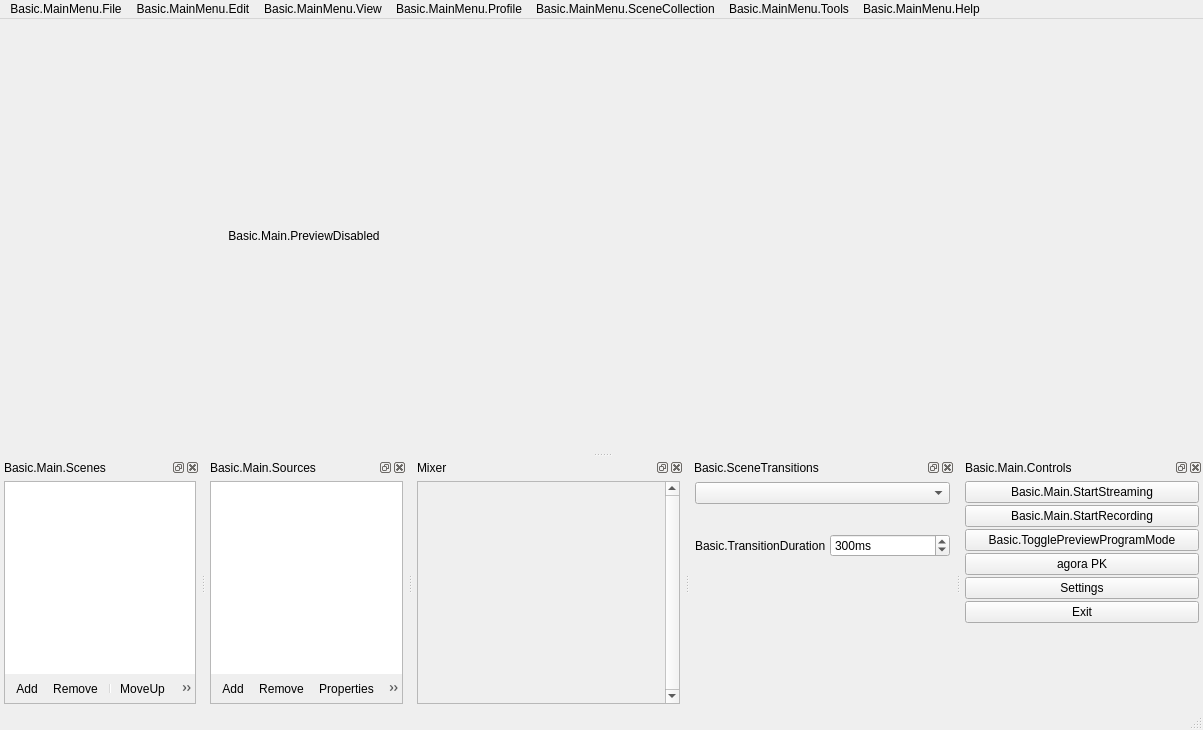
<?xml version="1.0" encoding="UTF-8"?>
<ui version="4.0">
 <author>Jim</author>
 <class>OBSBasic</class>
 <widget class="QMainWindow" name="OBSBasic">
  <property name="geometry">
   <rect>
    <x>0</x>
    <y>0</y>
    <width>1203</width>
    <height>730</height>
   </rect>
  </property>
  <property name="sizePolicy">
   <sizepolicy hsizetype="Minimum" vsizetype="Minimum">
    <horstretch>0</horstretch>
    <verstretch>0</verstretch>
   </sizepolicy>
  </property>
  <property name="minimumSize">
   <size>
    <width>0</width>
    <height>0</height>
   </size>
  </property>
  <property name="windowTitle">
   <string>.MainWindow</string>
  </property>
  <property name="windowIcon">
   <iconset resource="obs.qrc">
    <normaloff>:/res/images/obs.png</normaloff>:/res/images/obs.png</iconset>
  </property>
  <property name="styleSheet">
   <string notr="true"/>
  </property>
  <widget class="QWidget" name="centralwidget">
   <layout class="QVBoxLayout" name="verticalLayout">
    <item>
     <layout class="QHBoxLayout" name="horizontalLayout_2">
      <item>
       <widget class="QLabel" name="previewDisabledLabel">
        <property name="sizePolicy">
         <sizepolicy hsizetype="Expanding" vsizetype="Expanding">
          <horstretch>0</horstretch>
          <verstretch>0</verstretch>
         </sizepolicy>
        </property>
        <property name="contextMenuPolicy">
         <enum>Qt::CustomContextMenu</enum>
        </property>
        <property name="text">
         <string>Basic.Main.PreviewDisabled</string>
        </property>
        <property name="alignment">
         <set>Qt::AlignCenter</set>
        </property>
       </widget>
      </item>
      <item>
       <layout class="QHBoxLayout" name="previewLayout">
        <property name="spacing">
         <number>2</number>
        </property>
        <item>
         <layout class="QVBoxLayout" name="previewTextLayout">
          <property name="spacing">
           <number>4</number>
          </property>
          <item>
           <widget class="OBSBasicPreview" name="preview" native="true">
            <property name="sizePolicy">
             <sizepolicy hsizetype="Expanding" vsizetype="Expanding">
              <horstretch>0</horstretch>
              <verstretch>0</verstretch>
             </sizepolicy>
            </property>
            <property name="minimumSize">
             <size>
              <width>32</width>
              <height>32</height>
             </size>
            </property>
            <property name="focusPolicy">
             <enum>Qt::ClickFocus</enum>
            </property>
            <property name="contextMenuPolicy">
             <enum>Qt::CustomContextMenu</enum>
            </property>
            <addaction name="actionRemoveSource"/>
           </widget>
          </item>
         </layout>
        </item>
       </layout>
      </item>
     </layout>
    </item>
   </layout>
  </widget>
  <widget class="QMenuBar" name="menubar">
   <property name="geometry">
    <rect>
     <x>0</x>
     <y>0</y>
     <width>1203</width>
     <height>30</height>
    </rect>
   </property>
   <widget class="QMenu" name="menu_File">
    <property name="title">
     <string>Basic.MainMenu.File</string>
    </property>
    <addaction name="actionShow_Recordings"/>
    <addaction name="actionRemux"/>
    <addaction name="separator"/>
    <addaction name="action_Settings"/>
    <addaction name="actionShowSettingsFolder"/>
    <addaction name="actionShowProfileFolder"/>
    <addaction name="separator"/>
    <addaction name="actionAlwaysOnTop"/>
    <addaction name="separator"/>
    <addaction name="actionE_xit"/>
   </widget>
   <widget class="QMenu" name="menuBasic_MainMenu_Help">
    <property name="title">
     <string>Basic.MainMenu.Help</string>
    </property>
    <widget class="QMenu" name="menuLogFiles">
     <property name="title">
      <string>Basic.MainMenu.Help.Logs</string>
     </property>
     <addaction name="actionShowLogs"/>
     <addaction name="actionUploadCurrentLog"/>
     <addaction name="actionUploadLastLog"/>
     <addaction name="actionViewCurrentLog"/>
    </widget>
    <addaction name="actionHelpPortal"/>
    <addaction name="actionWebsite"/>
    <addaction name="separator"/>
    <addaction name="menuLogFiles"/>
    <addaction name="actionCheckForUpdates"/>
   </widget>
   <widget class="QMenu" name="menuBasic_MainMenu_Edit">
    <property name="title">
     <string>Basic.MainMenu.Edit</string>
    </property>
    <widget class="QMenu" name="transformMenu">
     <property name="title">
      <string>Basic.MainMenu.Edit.Transform</string>
     </property>
     <addaction name="actionEditTransform"/>
     <addaction name="actionCopyTransform"/>
     <addaction name="actionPasteTransform"/>
     <addaction name="actionResetTransform"/>
     <addaction name="separator"/>
     <addaction name="actionRotate90CW"/>
     <addaction name="actionRotate90CCW"/>
     <addaction name="actionRotate180"/>
     <addaction name="separator"/>
     <addaction name="actionFlipHorizontal"/>
     <addaction name="actionFlipVertical"/>
     <addaction name="separator"/>
     <addaction name="actionFitToScreen"/>
     <addaction name="actionStretchToScreen"/>
     <addaction name="actionCenterToScreen"/>
    </widget>
    <widget class="QMenu" name="orderMenu">
     <property name="title">
      <string>Basic.MainMenu.Edit.Order</string>
     </property>
     <addaction name="actionMoveUp"/>
     <addaction name="actionMoveDown"/>
     <addaction name="separator"/>
     <addaction name="actionMoveToTop"/>
     <addaction name="actionMoveToBottom"/>
    </widget>
    <widget class="QMenu" name="scalingMenu">
     <property name="title">
      <string>Basic.MainMenu.Edit.Scale</string>
     </property>
     <addaction name="actionScaleWindow"/>
     <addaction name="actionScaleCanvas"/>
     <addaction name="actionScaleOutput"/>
    </widget>
    <action name="actionCopySource">
     <property name="text">
      <string>Copy</string>
     </property>
     <property name="shortcut">
      <string>Ctrl+C</string>
     </property>
    </action>
    <action name="actionPasteRef">
     <property name="enabled">
      <bool>false</bool>
     </property>
     <property name="text">
      <string>PasteReference</string>
     </property>
     <property name="iconText">
      <string>PasteReference</string>
     </property>
     <property name="toolTip">
      <string>PasteReference</string>
     </property>
     <property name="shortcut">
      <string>Ctrl+V</string>
     </property>
    </action>
    <action name="actionCopyFilters">
     <property name="text">
      <string>Copy.Filters</string>
     </property>
    </action>
    <action name="actionPasteFilters">
     <property name="enabled">
      <bool>false</bool>
     </property>
     <property name="text">
      <string>Paste.Filters</string>
     </property>
    </action>
    <addaction name="actionCopySource"/>
    <addaction name="actionPasteRef"/>
    <addaction name="actionPasteDup"/>
    <addaction name="separator"/>
    <addaction name="actionCopyFilters"/>
    <addaction name="actionPasteFilters"/>
    <addaction name="separator"/>
    <addaction name="transformMenu"/>
    <addaction name="orderMenu"/>
    <addaction name="scalingMenu"/>
    <addaction name="actionLockPreview"/>
    <addaction name="separator"/>
    <addaction name="actionAdvAudioProperties"/>
   </widget>
   <widget class="QMenu" name="profileMenu">
    <property name="title">
     <string>Basic.MainMenu.Profile</string>
    </property>
    <addaction name="actionNewProfile"/>
    <addaction name="actionDupProfile"/>
    <addaction name="actionRenameProfile"/>
    <addaction name="actionRemoveProfile"/>
    <addaction name="actionImportProfile"/>
    <addaction name="actionExportProfile"/>
    <addaction name="separator"/>
   </widget>
   <widget class="QMenu" name="sceneCollectionMenu">
    <property name="title">
     <string>Basic.MainMenu.SceneCollection</string>
    </property>
    <addaction name="actionNewSceneCollection"/>
    <addaction name="actionDupSceneCollection"/>
    <addaction name="actionRenameSceneCollection"/>
    <addaction name="actionRemoveSceneCollection"/>
    <addaction name="actionImportSceneCollection"/>
    <addaction name="actionExportSceneCollection"/>
    <addaction name="separator"/>
   </widget>
   <widget class="QMenu" name="viewMenu">
    <property name="title">
     <string>Basic.MainMenu.View</string>
    </property>
    <widget class="QMenu" name="viewMenuToolbars">
     <property name="title">
      <string>Basic.MainMenu.View.Toolbars</string>
     </property>
     <addaction name="toggleListboxToolbars"/>
    </widget>
    <widget class="QMenu" name="viewMenuDocks">
     <property name="title">
      <string>Basic.MainMenu.View.Docks</string>
     </property>
     <addaction name="resetUI"/>
     <addaction name="lockUI"/>
     <addaction name="separator"/>
     <addaction name="toggleScenes"/>
     <addaction name="toggleSources"/>
     <addaction name="toggleMixer"/>
     <addaction name="toggleTransitions"/>
     <addaction name="toggleControls"/>
    </widget>
    <action name="actionFullscreenInterface">
     <property name="text">
      <string>Basic.MainMenu.View.Fullscreen.Interface</string>
     </property>
     <property name="shortcut">
      <string>F11</string>
     </property>
    </action>
    <addaction name="actionFullscreenInterface"/>
    <addaction name="separator"/>
    <addaction name="viewMenuDocks"/>
    <addaction name="viewMenuToolbars"/>
    <addaction name="toggleStatusBar"/>
    <addaction name="separator"/>
    <addaction name="stats"/>
   </widget>
   <widget class="QMenu" name="menuTools">
    <property name="title">
     <string>Basic.MainMenu.Tools</string>
    </property>
    <addaction name="autoConfigure"/>
    <addaction name="separator"/>
   </widget>
   <addaction name="menu_File"/>
   <addaction name="menuBasic_MainMenu_Edit"/>
   <addaction name="viewMenu"/>
   <addaction name="profileMenu"/>
   <addaction name="sceneCollectionMenu"/>
   <addaction name="menuTools"/>
   <addaction name="menuBasic_MainMenu_Help"/>
  </widget>
  <widget class="OBSBasicStatusBar" name="statusbar"/>
  <widget class="QDockWidget" name="scenesDock">
   <property name="features">
    <set>QDockWidget::AllDockWidgetFeatures</set>
   </property>
   <property name="windowTitle">
    <string>Basic.Main.Scenes</string>
   </property>
   <attribute name="dockWidgetArea">
    <number>8</number>
   </attribute>
   <widget class="QWidget" name="dockWidgetContents_2">
    <layout class="QVBoxLayout" name="verticalLayout_6">
     <property name="leftMargin">
      <number>4</number>
     </property>
     <property name="topMargin">
      <number>4</number>
     </property>
     <property name="rightMargin">
      <number>4</number>
     </property>
     <property name="bottomMargin">
      <number>4</number>
     </property>
     <item>
      <widget class="QFrame" name="scenesFrame">
       <property name="sizePolicy">
        <sizepolicy hsizetype="Expanding" vsizetype="Expanding">
         <horstretch>0</horstretch>
         <verstretch>0</verstretch>
        </sizepolicy>
       </property>
       <property name="minimumSize">
        <size>
         <width>160</width>
         <height>0</height>
        </size>
       </property>
       <property name="frameShape">
        <enum>QFrame::StyledPanel</enum>
       </property>
       <property name="frameShadow">
        <enum>QFrame::Sunken</enum>
       </property>
       <layout class="QVBoxLayout" name="verticalLayout_12">
        <property name="spacing">
         <number>0</number>
        </property>
        <property name="leftMargin">
         <number>0</number>
        </property>
        <property name="topMargin">
         <number>0</number>
        </property>
        <property name="rightMargin">
         <number>0</number>
        </property>
        <property name="bottomMargin">
         <number>0</number>
        </property>
        <item>
         <widget class="QListWidget" name="scenes">
          <property name="sizePolicy">
           <sizepolicy hsizetype="Preferred" vsizetype="Expanding">
            <horstretch>0</horstretch>
            <verstretch>0</verstretch>
           </sizepolicy>
          </property>
          <property name="contextMenuPolicy">
           <enum>Qt::CustomContextMenu</enum>
          </property>
          <property name="frameShape">
           <enum>QFrame::NoFrame</enum>
          </property>
          <property name="frameShadow">
           <enum>QFrame::Plain</enum>
          </property>
          <property name="showDropIndicator" stdset="0">
           <bool>true</bool>
          </property>
          <property name="dragEnabled">
           <bool>true</bool>
          </property>
          <property name="dragDropMode">
           <enum>QAbstractItemView::InternalMove</enum>
          </property>
          <property name="defaultDropAction">
           <enum>Qt::TargetMoveAction</enum>
          </property>
          <addaction name="actionRemoveScene"/>
         </widget>
        </item>
        <item>
         <widget class="QToolBar" name="scenesToolbar">
          <property name="iconSize">
           <size>
            <width>16</width>
            <height>16</height>
           </size>
          </property>
          <property name="floatable">
           <bool>false</bool>
          </property>
          <addaction name="actionAddScene"/>
          <addaction name="actionRemoveScene"/>
          <addaction name="separator"/>
          <addaction name="actionSceneUp"/>
          <addaction name="actionSceneDown"/>
         </widget>
        </item>
        <item>
         <spacer name="scenesFixedSizeHSpacer">
          <property name="orientation">
           <enum>Qt::Horizontal</enum>
          </property>
          <property name="sizeType">
           <enum>QSizePolicy::Fixed</enum>
          </property>
          <property name="sizeHint" stdset="0">
           <size>
            <width>150</width>
            <height>0</height>
           </size>
          </property>
         </spacer>
        </item>
       </layout>
      </widget>
     </item>
    </layout>
   </widget>
  </widget>
  <widget class="QDockWidget" name="sourcesDock">
   <property name="features">
    <set>QDockWidget::AllDockWidgetFeatures</set>
   </property>
   <property name="windowTitle">
    <string>Basic.Main.Sources</string>
   </property>
   <attribute name="dockWidgetArea">
    <number>8</number>
   </attribute>
   <widget class="QWidget" name="dockWidgetContents_6">
    <layout class="QVBoxLayout" name="verticalLayout_5">
     <property name="leftMargin">
      <number>4</number>
     </property>
     <property name="topMargin">
      <number>4</number>
     </property>
     <property name="rightMargin">
      <number>4</number>
     </property>
     <property name="bottomMargin">
      <number>4</number>
     </property>
     <item>
      <widget class="QFrame" name="sourcesFrame">
       <property name="sizePolicy">
        <sizepolicy hsizetype="Expanding" vsizetype="Expanding">
         <horstretch>0</horstretch>
         <verstretch>0</verstretch>
        </sizepolicy>
       </property>
       <property name="minimumSize">
        <size>
         <width>160</width>
         <height>0</height>
        </size>
       </property>
       <property name="frameShape">
        <enum>QFrame::StyledPanel</enum>
       </property>
       <property name="frameShadow">
        <enum>QFrame::Sunken</enum>
       </property>
       <layout class="QVBoxLayout" name="verticalLayout_17">
        <property name="spacing">
         <number>0</number>
        </property>
        <property name="leftMargin">
         <number>0</number>
        </property>
        <property name="topMargin">
         <number>0</number>
        </property>
        <property name="rightMargin">
         <number>0</number>
        </property>
        <property name="bottomMargin">
         <number>0</number>
        </property>
        <item>
         <widget class="SourceListWidget" name="sources">
          <property name="sizePolicy">
           <sizepolicy hsizetype="Preferred" vsizetype="Expanding">
            <horstretch>0</horstretch>
            <verstretch>0</verstretch>
           </sizepolicy>
          </property>
          <property name="contextMenuPolicy">
           <enum>Qt::CustomContextMenu</enum>
          </property>
          <property name="frameShape">
           <enum>QFrame::NoFrame</enum>
          </property>
          <property name="showDropIndicator" stdset="0">
           <bool>true</bool>
          </property>
          <property name="dragEnabled">
           <bool>true</bool>
          </property>
          <property name="dragDropMode">
           <enum>QAbstractItemView::InternalMove</enum>
          </property>
          <property name="defaultDropAction">
           <enum>Qt::TargetMoveAction</enum>
          </property>
          <property name="selectionMode">
           <enum>QAbstractItemView::ExtendedSelection</enum>
          </property>
          <addaction name="actionRemoveSource"/>
         </widget>
        </item>
        <item>
         <widget class="QToolBar" name="sourcesToolbar">
          <property name="iconSize">
           <size>
            <width>16</width>
            <height>16</height>
           </size>
          </property>
          <property name="floatable">
           <bool>false</bool>
          </property>
          <addaction name="actionAddSource"/>
          <addaction name="actionRemoveSource"/>
          <addaction name="actionSourceProperties"/>
          <addaction name="separator"/>
          <addaction name="actionSourceUp"/>
          <addaction name="actionSourceDown"/>
         </widget>
        </item>
        <item>
         <spacer name="sourcesFixedSizeHSpacer">
          <property name="orientation">
           <enum>Qt::Horizontal</enum>
          </property>
          <property name="sizeType">
           <enum>QSizePolicy::Fixed</enum>
          </property>
          <property name="sizeHint" stdset="0">
           <size>
            <width>150</width>
            <height>0</height>
           </size>
          </property>
         </spacer>
        </item>
       </layout>
      </widget>
     </item>
    </layout>
   </widget>
  </widget>
  <widget class="QDockWidget" name="mixerDock">
   <property name="features">
    <set>QDockWidget::AllDockWidgetFeatures</set>
   </property>
   <property name="windowTitle">
    <string>Mixer</string>
   </property>
   <attribute name="dockWidgetArea">
    <number>8</number>
   </attribute>
   <widget class="QWidget" name="dockWidgetContents_7">
    <layout class="QVBoxLayout" name="verticalLayout_4">
     <property name="leftMargin">
      <number>4</number>
     </property>
     <property name="topMargin">
      <number>4</number>
     </property>
     <property name="rightMargin">
      <number>4</number>
     </property>
     <property name="bottomMargin">
      <number>4</number>
     </property>
     <item>
      <widget class="VScrollArea" name="mixerScrollArea">
       <property name="minimumSize">
        <size>
         <width>220</width>
         <height>0</height>
        </size>
       </property>
       <property name="contextMenuPolicy">
        <enum>Qt::CustomContextMenu</enum>
       </property>
       <property name="frameShape">
        <enum>QFrame::StyledPanel</enum>
       </property>
       <property name="frameShadow">
        <enum>QFrame::Sunken</enum>
       </property>
       <property name="verticalScrollBarPolicy">
        <enum>Qt::ScrollBarAlwaysOn</enum>
       </property>
       <property name="horizontalScrollBarPolicy">
        <enum>Qt::ScrollBarAlwaysOff</enum>
       </property>
       <property name="widgetResizable">
        <bool>true</bool>
       </property>
       <widget class="QWidget" name="volumeWidgets">
        <property name="geometry">
         <rect>
          <x>0</x>
          <y>0</y>
          <width>192</width>
          <height>16</height>
         </rect>
        </property>
        <property name="sizePolicy">
         <sizepolicy hsizetype="Preferred" vsizetype="Maximum">
          <horstretch>0</horstretch>
          <verstretch>0</verstretch>
         </sizepolicy>
        </property>
        <layout class="QVBoxLayout" name="verticalLayout_18">
         <property name="spacing">
          <number>0</number>
         </property>
         <property name="leftMargin">
          <number>0</number>
         </property>
         <property name="topMargin">
          <number>0</number>
         </property>
         <property name="rightMargin">
          <number>0</number>
         </property>
         <property name="bottomMargin">
          <number>0</number>
         </property>
        </layout>
       </widget>
      </widget>
     </item>
    </layout>
   </widget>
  </widget>
  <widget class="QDockWidget" name="transitionsDock">
   <property name="features">
    <set>QDockWidget::AllDockWidgetFeatures</set>
   </property>
   <property name="windowTitle">
    <string>Basic.SceneTransitions</string>
   </property>
   <attribute name="dockWidgetArea">
    <number>8</number>
   </attribute>
   <widget class="QWidget" name="dockWidgetContents_5">
    <layout class="QVBoxLayout" name="verticalLayout_3">
     <property name="leftMargin">
      <number>4</number>
     </property>
     <property name="topMargin">
      <number>4</number>
     </property>
     <property name="rightMargin">
      <number>4</number>
     </property>
     <property name="bottomMargin">
      <number>4</number>
     </property>
     <item>
      <widget class="QWidget" name="transitionsContainer" native="true">
       <layout class="QVBoxLayout" name="verticalLayout_2">
        <property name="spacing">
         <number>4</number>
        </property>
        <property name="leftMargin">
         <number>1</number>
        </property>
        <property name="topMargin">
         <number>1</number>
        </property>
        <property name="rightMargin">
         <number>1</number>
        </property>
        <property name="bottomMargin">
         <number>2</number>
        </property>
        <item>
         <widget class="QComboBox" name="transitions">
          <property name="minimumSize">
           <size>
            <width>120</width>
            <height>0</height>
           </size>
          </property>
          <property name="accessibleName">
           <string>Transition</string>
          </property>
         </widget>
        </item>
        <item>
         <layout class="QHBoxLayout" name="horizontalLayout_4">
          <property name="spacing">
           <number>4</number>
          </property>
          <item>
           <spacer name="horizontalSpacer">
            <property name="orientation">
             <enum>Qt::Horizontal</enum>
            </property>
            <property name="sizeType">
             <enum>QSizePolicy::Expanding</enum>
            </property>
            <property name="sizeHint" stdset="0">
             <size>
              <width>40</width>
              <height>20</height>
             </size>
            </property>
           </spacer>
          </item>
          <item>
           <widget class="QPushButton" name="transitionAdd">
            <property name="sizePolicy">
             <sizepolicy hsizetype="Maximum" vsizetype="Maximum">
              <horstretch>0</horstretch>
              <verstretch>0</verstretch>
             </sizepolicy>
            </property>
            <property name="maximumSize">
             <size>
              <width>22</width>
              <height>22</height>
             </size>
            </property>
            <property name="toolTip">
             <string>Basic.AddTransition</string>
            </property>
            <property name="accessibleName">
             <string>Basic.AddTransition</string>
            </property>
            <property name="text">
             <string notr="true"/>
            </property>
            <property name="icon">
             <iconset resource="obs.qrc">
              <normaloff>:/res/images/add.png</normaloff>:/res/images/add.png</iconset>
            </property>
            <property name="flat">
             <bool>true</bool>
            </property>
            <property name="themeID" stdset="0">
             <string notr="true">addIconSmall</string>
            </property>
           </widget>
          </item>
          <item>
           <widget class="QPushButton" name="transitionRemove">
            <property name="sizePolicy">
             <sizepolicy hsizetype="Maximum" vsizetype="Maximum">
              <horstretch>0</horstretch>
              <verstretch>0</verstretch>
             </sizepolicy>
            </property>
            <property name="maximumSize">
             <size>
              <width>22</width>
              <height>22</height>
             </size>
            </property>
            <property name="toolTip">
             <string>Basic.RemoveTransition</string>
            </property>
            <property name="accessibleName">
             <string>Basic.RemoveTransition</string>
            </property>
            <property name="text">
             <string notr="true"/>
            </property>
            <property name="icon">
             <iconset resource="obs.qrc">
              <normaloff>:/res/images/list_remove.png</normaloff>:/res/images/list_remove.png</iconset>
            </property>
            <property name="flat">
             <bool>true</bool>
            </property>
            <property name="themeID" stdset="0">
             <string notr="true">removeIconSmall</string>
            </property>
           </widget>
          </item>
          <item>
           <widget class="QPushButton" name="transitionProps">
            <property name="sizePolicy">
             <sizepolicy hsizetype="Maximum" vsizetype="Maximum">
              <horstretch>0</horstretch>
              <verstretch>0</verstretch>
             </sizepolicy>
            </property>
            <property name="maximumSize">
             <size>
              <width>22</width>
              <height>22</height>
             </size>
            </property>
            <property name="toolTip">
             <string>Basic.TransitionProperties</string>
            </property>
            <property name="accessibleName">
             <string>Basic.TransitionProperties</string>
            </property>
            <property name="text">
             <string notr="true"/>
            </property>
            <property name="icon">
             <iconset resource="obs.qrc">
              <normaloff>:/res/images/configuration21_16.png</normaloff>:/res/images/configuration21_16.png</iconset>
            </property>
            <property name="flat">
             <bool>true</bool>
            </property>
            <property name="themeID" stdset="0">
             <string notr="true">configIconSmall</string>
            </property>
           </widget>
          </item>
         </layout>
        </item>
        <item>
         <layout class="QHBoxLayout" name="horizontalLayout_3">
          <property name="spacing">
           <number>4</number>
          </property>
          <item>
           <widget class="QLabel" name="transitionDurationLabel">
            <property name="sizePolicy">
             <sizepolicy hsizetype="Maximum" vsizetype="Preferred">
              <horstretch>0</horstretch>
              <verstretch>0</verstretch>
             </sizepolicy>
            </property>
            <property name="text">
             <string>Basic.TransitionDuration</string>
            </property>
            <property name="buddy">
             <cstring>transitionDuration</cstring>
            </property>
           </widget>
          </item>
          <item>
           <widget class="QSpinBox" name="transitionDuration">
            <property name="accessibleName">
             <string>Basic.TransitionDuration</string>
            </property>
            <property name="suffix">
             <string>ms</string>
            </property>
            <property name="minimum">
             <number>2</number>
            </property>
            <property name="maximum">
             <number>10000</number>
            </property>
            <property name="singleStep">
             <number>50</number>
            </property>
            <property name="value">
             <number>300</number>
            </property>
           </widget>
          </item>
         </layout>
        </item>
        <item>
         <spacer name="verticalSpacer">
          <property name="orientation">
           <enum>Qt::Vertical</enum>
          </property>
          <property name="sizeHint" stdset="0">
           <size>
            <width>20</width>
            <height>40</height>
           </size>
          </property>
         </spacer>
        </item>
       </layout>
      </widget>
     </item>
    </layout>
   </widget>
  </widget>
  <widget class="QDockWidget" name="controlsDock">
   <property name="features">
    <set>QDockWidget::AllDockWidgetFeatures</set>
   </property>
   <property name="windowTitle">
    <string>Basic.Main.Controls</string>
   </property>
   <attribute name="dockWidgetArea">
    <number>8</number>
   </attribute>
   <widget class="QWidget" name="dockWidgetContents_3">
    <layout class="QVBoxLayout" name="buttonsVLayout">
     <property name="spacing">
      <number>2</number>
     </property>
     <property name="leftMargin">
      <number>4</number>
     </property>
     <property name="topMargin">
      <number>4</number>
     </property>
     <property name="rightMargin">
      <number>4</number>
     </property>
     <property name="bottomMargin">
      <number>4</number>
     </property>
     <item>
      <widget class="QPushButton" name="streamButton">
       <property name="enabled">
        <bool>true</bool>
       </property>
       <property name="sizePolicy">
        <sizepolicy hsizetype="Preferred" vsizetype="Fixed">
         <horstretch>0</horstretch>
         <verstretch>0</verstretch>
        </sizepolicy>
       </property>
       <property name="text">
        <string>Basic.Main.StartStreaming</string>
       </property>
       <property name="checkable">
        <bool>true</bool>
       </property>
      </widget>
     </item>
     <item>
      <widget class="QPushButton" name="recordButton">
       <property name="enabled">
        <bool>true</bool>
       </property>
       <property name="sizePolicy">
        <sizepolicy hsizetype="Preferred" vsizetype="Fixed">
         <horstretch>0</horstretch>
         <verstretch>0</verstretch>
        </sizepolicy>
       </property>
       <property name="minimumSize">
        <size>
         <width>130</width>
         <height>0</height>
        </size>
       </property>
       <property name="text">
        <string>Basic.Main.StartRecording</string>
       </property>
       <property name="checkable">
        <bool>true</bool>
       </property>
      </widget>
     </item>
     <item>
      <widget class="QPushButton" name="modeSwitch">
       <property name="text">
        <string>Basic.TogglePreviewProgramMode</string>
       </property>
       <property name="checkable">
        <bool>true</bool>
       </property>
      </widget>
     </item>
     <item>
      <widget class="QPushButton" name="agoraPKButton">
       <property name="text">
        <string>agora PK</string>
       </property>
      </widget>
     </item>
     <item>
      <widget class="QPushButton" name="settingsButton">
       <property name="sizePolicy">
        <sizepolicy hsizetype="Preferred" vsizetype="Fixed">
         <horstretch>0</horstretch>
         <verstretch>0</verstretch>
        </sizepolicy>
       </property>
       <property name="text">
        <string>Settings</string>
       </property>
      </widget>
     </item>
     <item>
      <widget class="QPushButton" name="exitButton">
       <property name="sizePolicy">
        <sizepolicy hsizetype="Preferred" vsizetype="Fixed">
         <horstretch>0</horstretch>
         <verstretch>0</verstretch>
        </sizepolicy>
       </property>
       <property name="text">
        <string>Exit</string>
       </property>
      </widget>
     </item>
     <item>
      <spacer name="expVSpacer">
       <property name="orientation">
        <enum>Qt::Vertical</enum>
       </property>
       <property name="sizeHint" stdset="0">
        <size>
         <width>0</width>
         <height>0</height>
        </size>
       </property>
      </spacer>
     </item>
    </layout>
   </widget>
  </widget>
  <action name="actionAddScene">
   <property name="icon">
    <iconset resource="obs.qrc">
     <normaloff>:/res/images/add.png</normaloff>:/res/images/add.png</iconset>
   </property>
   <property name="text">
    <string>Add</string>
   </property>
   <property name="themeID" stdset="0">
    <string notr="true">addIconSmall</string>
   </property>
  </action>
  <action name="actionAddSource">
   <property name="icon">
    <iconset resource="obs.qrc">
     <normaloff>:/res/images/add.png</normaloff>:/res/images/add.png</iconset>
   </property>
   <property name="text">
    <string>Add</string>
   </property>
   <property name="themeID" stdset="0">
    <string notr="true">addIconSmall</string>
   </property>
  </action>
  <action name="actionRemoveScene">
   <property name="icon">
    <iconset resource="obs.qrc">
     <normaloff>:/res/images/list_remove.png</normaloff>:/res/images/list_remove.png</iconset>
   </property>
   <property name="text">
    <string>Remove</string>
   </property>
   <property name="shortcut">
    <string>Del</string>
   </property>
   <property name="shortcutContext">
    <enum>Qt::WidgetWithChildrenShortcut</enum>
   </property>
   <property name="themeID" stdset="0">
    <string notr="true">removeIconSmall</string>
   </property>
  </action>
  <action name="actionRemoveSource">
   <property name="icon">
    <iconset resource="obs.qrc">
     <normaloff>:/res/images/list_remove.png</normaloff>:/res/images/list_remove.png</iconset>
   </property>
   <property name="text">
    <string>Remove</string>
   </property>
   <property name="shortcut">
    <string>Del</string>
   </property>
   <property name="shortcutContext">
    <enum>Qt::WidgetWithChildrenShortcut</enum>
   </property>
   <property name="themeID" stdset="0">
    <string notr="true">removeIconSmall</string>
   </property>
  </action>
  <action name="actionSourceProperties">
   <property name="enabled">
    <bool>true</bool>
   </property>
   <property name="icon">
    <iconset resource="obs.qrc">
     <normaloff>:/res/images/properties.png</normaloff>:/res/images/properties.png</iconset>
   </property>
   <property name="text">
    <string>Properties</string>
   </property>
   <property name="themeID" stdset="0">
    <string notr="true">propertiesIconSmall</string>
   </property>
  </action>
  <action name="actionSceneUp">
   <property name="icon">
    <iconset resource="obs.qrc">
     <normaloff>:/res/images/up.png</normaloff>:/res/images/up.png</iconset>
   </property>
   <property name="text">
    <string>MoveUp</string>
   </property>
   <property name="themeID" stdset="0">
    <string notr="true">upArrowIconSmall</string>
   </property>
  </action>
  <action name="actionSourceUp">
   <property name="enabled">
    <bool>true</bool>
   </property>
   <property name="icon">
    <iconset resource="obs.qrc">
     <normaloff>:/res/images/up.png</normaloff>:/res/images/up.png</iconset>
   </property>
   <property name="text">
    <string>MoveUp</string>
   </property>
   <property name="themeID" stdset="0">
    <string notr="true">upArrowIconSmall</string>
   </property>
  </action>
  <action name="actionSceneDown">
   <property name="icon">
    <iconset resource="obs.qrc">
     <normaloff>:/res/images/down.png</normaloff>:/res/images/down.png</iconset>
   </property>
   <property name="text">
    <string>MoveDown</string>
   </property>
   <property name="themeID" stdset="0">
    <string notr="true">downArrowIconSmall</string>
   </property>
  </action>
  <action name="actionSourceDown">
   <property name="enabled">
    <bool>true</bool>
   </property>
   <property name="icon">
    <iconset resource="obs.qrc">
     <normaloff>:/res/images/down.png</normaloff>:/res/images/down.png</iconset>
   </property>
   <property name="text">
    <string>MoveDown</string>
   </property>
   <property name="themeID" stdset="0">
    <string notr="true">downArrowIconSmall</string>
   </property>
  </action>
  <action name="actionShow_Recordings">
   <property name="text">
    <string>Basic.MainMenu.File.ShowRecordings</string>
   </property>
  </action>
  <action name="actionRemux">
   <property name="text">
    <string>Basic.MainMenu.File.Remux</string>
   </property>
  </action>
  <action name="action_Settings">
   <property name="text">
    <string>Basic.MainMenu.File.Settings</string>
   </property>
  </action>
  <action name="actionE_xit">
   <property name="text">
    <string>Basic.MainMenu.File.Exit</string>
   </property>
  </action>
  <action name="actionShowLogs">
   <property name="text">
    <string>Basic.MainMenu.Help.Logs.ShowLogs</string>
   </property>
  </action>
  <action name="actionUploadLastLog">
   <property name="text">
    <string>Basic.MainMenu.Help.Logs.UploadLastLog</string>
   </property>
  </action>
  <action name="actionUploadCurrentLog">
   <property name="text">
    <string>Basic.MainMenu.Help.Logs.UploadCurrentLog</string>
   </property>
  </action>
  <action name="actionViewCurrentLog">
   <property name="text">
    <string>Basic.MainMenu.Help.Logs.ViewCurrentLog</string>
   </property>
  </action>
  <action name="actionUndo">
   <property name="enabled">
    <bool>false</bool>
   </property>
   <property name="text">
    <string>Basic.MainMenu.Edit.Undo</string>
   </property>
  </action>
  <action name="actionRedo">
   <property name="enabled">
    <bool>false</bool>
   </property>
   <property name="text">
    <string>Basic.MainMenu.Edit.Redo</string>
   </property>
  </action>
  <action name="actionEditTransform">
   <property name="text">
    <string>Basic.MainMenu.Edit.Transform.EditTransform</string>
   </property>
   <property name="shortcut">
    <string>Ctrl+E</string>
   </property>
  </action>
  <action name="actionCopyTransform">
   <property name="text">
    <string>Basic.MainMenu.Edit.Transform.CopyTransform</string>
   </property>
  </action>
  <action name="actionPasteTransform">
   <property name="enabled">
    <bool>false</bool>
   </property>
   <property name="text">
    <string>Basic.MainMenu.Edit.Transform.PasteTransform</string>
   </property>
  </action>
  <action name="actionRotate90CW">
   <property name="text">
    <string>Basic.MainMenu.Edit.Transform.Rotate90CW</string>
   </property>
  </action>
  <action name="actionRotate90CCW">
   <property name="text">
    <string>Basic.MainMenu.Edit.Transform.Rotate90CCW</string>
   </property>
  </action>
  <action name="actionRotate180">
   <property name="text">
    <string>Basic.MainMenu.Edit.Transform.Rotate180</string>
   </property>
  </action>
  <action name="actionFitToScreen">
   <property name="text">
    <string>Basic.MainMenu.Edit.Transform.FitToScreen</string>
   </property>
   <property name="shortcut">
    <string>Ctrl+F</string>
   </property>
  </action>
  <action name="actionStretchToScreen">
   <property name="text">
    <string>Basic.MainMenu.Edit.Transform.StretchToScreen</string>
   </property>
   <property name="shortcut">
    <string>Ctrl+S</string>
   </property>
  </action>
  <action name="actionResetTransform">
   <property name="text">
    <string>Basic.MainMenu.Edit.Transform.ResetTransform</string>
   </property>
   <property name="shortcut">
    <string>Ctrl+R</string>
   </property>
  </action>
  <action name="actionCenterToScreen">
   <property name="text">
    <string>Basic.MainMenu.Edit.Transform.CenterToScreen</string>
   </property>
   <property name="shortcut">
    <string>Ctrl+D</string>
   </property>
  </action>
  <action name="actionFlipHorizontal">
   <property name="text">
    <string>Basic.MainMenu.Edit.Transform.FlipHorizontal</string>
   </property>
  </action>
  <action name="actionFlipVertical">
   <property name="text">
    <string>Basic.MainMenu.Edit.Transform.FlipVertical</string>
   </property>
  </action>
  <action name="actionMoveUp">
   <property name="text">
    <string>Basic.MainMenu.Edit.Order.MoveUp</string>
   </property>
   <property name="shortcut">
    <string>Ctrl+Up</string>
   </property>
  </action>
  <action name="actionMoveDown">
   <property name="text">
    <string>Basic.MainMenu.Edit.Order.MoveDown</string>
   </property>
   <property name="shortcut">
    <string>Ctrl+Down</string>
   </property>
  </action>
  <action name="actionMoveToTop">
   <property name="text">
    <string>Basic.MainMenu.Edit.Order.MoveToTop</string>
   </property>
   <property name="shortcut">
    <string>Ctrl+Home</string>
   </property>
  </action>
  <action name="actionMoveToBottom">
   <property name="text">
    <string>Basic.MainMenu.Edit.Order.MoveToBottom</string>
   </property>
   <property name="shortcut">
    <string>Ctrl+End</string>
   </property>
  </action>
  <action name="actionCheckForUpdates">
   <property name="text">
    <string>Basic.MainMenu.Help.CheckForUpdates</string>
   </property>
  </action>
  <action name="actionInteract">
   <property name="text">
    <string>Interact</string>
   </property>
  </action>
  <action name="actionAdvAudioProperties">
   <property name="text">
    <string>Basic.MainMenu.Edit.AdvAudio</string>
   </property>
  </action>
  <action name="actionWebsite">
   <property name="text">
    <string>Basic.MainMenu.Help.Website</string>
   </property>
  </action>
  <action name="actionNewSceneCollection">
   <property name="text">
    <string>New</string>
   </property>
  </action>
  <action name="actionDupSceneCollection">
   <property name="text">
    <string>Duplicate</string>
   </property>
  </action>
  <action name="actionRenameSceneCollection">
   <property name="text">
    <string>Rename</string>
   </property>
  </action>
  <action name="actionRemoveSceneCollection">
   <property name="text">
    <string>Remove</string>
   </property>
  </action>
  <action name="actionImportSceneCollection">
   <property name="text">
    <string>Import</string>
   </property>
  </action>
  <action name="actionExportSceneCollection">
   <property name="text">
    <string>Export</string>
   </property>
  </action>
  <action name="actionNewProfile">
   <property name="text">
    <string>New</string>
   </property>
  </action>
  <action name="actionDupProfile">
   <property name="text">
    <string>Duplicate</string>
   </property>
  </action>
  <action name="actionRenameProfile">
   <property name="text">
    <string>Rename</string>
   </property>
  </action>
  <action name="actionRemoveProfile">
   <property name="text">
    <string>Remove</string>
   </property>
  </action>
  <action name="actionImportProfile">
   <property name="text">
    <string>Import</string>
   </property>
  </action>
  <action name="actionExportProfile">
   <property name="text">
    <string>Export</string>
   </property>
  </action>
  <action name="actionShowSettingsFolder">
   <property name="text">
    <string>Basic.MainMenu.File.ShowSettingsFolder</string>
   </property>
  </action>
  <action name="actionShowProfileFolder">
   <property name="text">
    <string>Basic.MainMenu.File.ShowProfileFolder</string>
   </property>
  </action>
  <action name="actionAlwaysOnTop">
   <property name="checkable">
    <bool>true</bool>
   </property>
   <property name="text">
    <string>Basic.MainMenu.AlwaysOnTop</string>
   </property>
  </action>
  <action name="toggleListboxToolbars">
   <property name="checkable">
    <bool>true</bool>
   </property>
   <property name="checked">
    <bool>true</bool>
   </property>
   <property name="text">
    <string>Basic.MainMenu.View.Toolbars.Listboxes</string>
   </property>
  </action>
  <action name="toggleStatusBar">
   <property name="checkable">
    <bool>true</bool>
   </property>
   <property name="checked">
    <bool>true</bool>
   </property>
   <property name="text">
    <string>Basic.MainMenu.View.StatusBar</string>
   </property>
  </action>
  <action name="actionLockPreview">
   <property name="checkable">
    <bool>true</bool>
   </property>
   <property name="text">
    <string>Basic.MainMenu.Edit.LockPreview</string>
   </property>
  </action>
  <action name="actionScaleWindow">
   <property name="checkable">
    <bool>true</bool>
   </property>
   <property name="text">
    <string>Basic.MainMenu.Edit.Scale.Window</string>
   </property>
  </action>
  <action name="actionScaleCanvas">
   <property name="checkable">
    <bool>true</bool>
   </property>
   <property name="text">
    <string>Basic.MainMenu.Edit.Scale.Canvas</string>
   </property>
  </action>
  <action name="actionScaleOutput">
   <property name="checkable">
    <bool>true</bool>
   </property>
   <property name="text">
    <string>Basic.MainMenu.Edit.Scale.Output</string>
   </property>
  </action>
  <action name="actionPasteDup">
   <property name="text">
    <string>PasteDuplicate</string>
   </property>
  </action>
  <action name="autoConfigure2">
   <property name="text">
    <string>Basic.AutoConfig</string>
   </property>
  </action>
  <action name="autoConfigure">
   <property name="text">
    <string>Basic.AutoConfig.Beta</string>
   </property>
  </action>
  <action name="stats">
   <property name="text">
    <string>Basic.Stats</string>
   </property>
  </action>
  <action name="resetUI">
   <property name="text">
    <string>Basic.MainMenu.View.Docks.ResetUI</string>
   </property>
  </action>
  <action name="lockUI">
   <property name="checkable">
    <bool>true</bool>
   </property>
   <property name="checked">
    <bool>true</bool>
   </property>
   <property name="text">
    <string>Basic.MainMenu.View.Docks.LockUI</string>
   </property>
  </action>
  <action name="toggleScenes">
   <property name="checkable">
    <bool>true</bool>
   </property>
   <property name="checked">
    <bool>true</bool>
   </property>
   <property name="text">
    <string>Basic.Main.Scenes</string>
   </property>
  </action>
  <action name="toggleSources">
   <property name="checkable">
    <bool>true</bool>
   </property>
   <property name="checked">
    <bool>true</bool>
   </property>
   <property name="text">
    <string>Basic.Main.Sources</string>
   </property>
  </action>
  <action name="toggleMixer">
   <property name="checkable">
    <bool>true</bool>
   </property>
   <property name="checked">
    <bool>true</bool>
   </property>
   <property name="text">
    <string>Mixer</string>
   </property>
  </action>
  <action name="toggleTransitions">
   <property name="checkable">
    <bool>true</bool>
   </property>
   <property name="checked">
    <bool>true</bool>
   </property>
   <property name="text">
    <string>Basic.SceneTransitions</string>
   </property>
  </action>
  <action name="toggleControls">
   <property name="checkable">
    <bool>true</bool>
   </property>
   <property name="checked">
    <bool>true</bool>
   </property>
   <property name="text">
    <string>Basic.Main.Controls</string>
   </property>
  </action>
  <action name="actionHelpPortal">
   <property name="text">
    <string>Basic.MainMenu.Help.HelpPortal</string>
   </property>
  </action>
 </widget>
 <customwidgets>
  <customwidget>
   <class>OBSBasicPreview</class>
   <extends>QWidget</extends>
   <header>window-basic-preview.hpp</header>
   <container>1</container>
  </customwidget>
  <customwidget>
   <class>OBSBasicStatusBar</class>
   <extends>QStatusBar</extends>
   <header>window-basic-status-bar.hpp</header>
  </customwidget>
  <customwidget>
   <class>VScrollArea</class>
   <extends>QScrollArea</extends>
   <header>vertical-scroll-area.hpp</header>
   <container>1</container>
  </customwidget>
  <customwidget>
   <class>SourceListWidget</class>
   <extends>QListWidget</extends>
   <header>source-list-widget.hpp</header>
  </customwidget>
 </customwidgets>
 <resources>
  <include location="obs.qrc"/>
 </resources>
 <connections>
  <connection>
   <sender>actionE_xit</sender>
   <signal>triggered()</signal>
   <receiver>OBSBasic</receiver>
   <slot>close()</slot>
   <hints>
    <hint type="sourcelabel">
     <x>-1</x>
     <y>-1</y>
    </hint>
    <hint type="destinationlabel">
     <x>463</x>
     <y>351</y>
    </hint>
   </hints>
  </connection>
  <connection>
   <sender>exitButton</sender>
   <signal>clicked()</signal>
   <receiver>OBSBasic</receiver>
   <slot>close()</slot>
   <hints>
    <hint type="sourcelabel">
     <x>976</x>
     <y>601</y>
    </hint>
    <hint type="destinationlabel">
     <x>862</x>
     <y>-11</y>
    </hint>
   </hints>
  </connection>
 </connections>
</ui>
